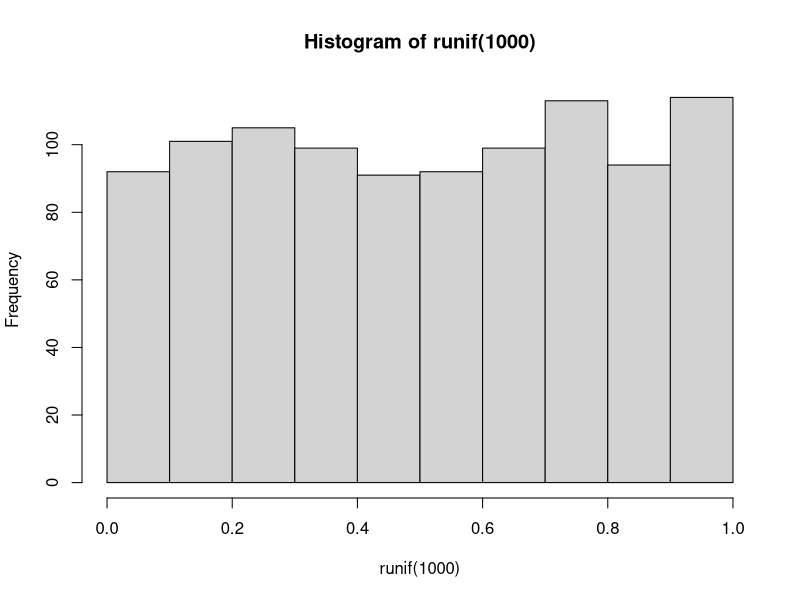
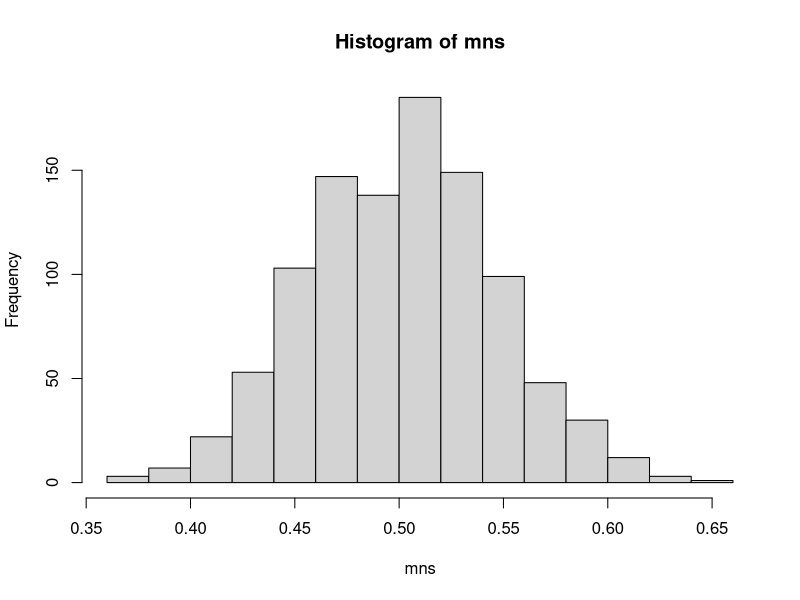

These charts were generated, in order, by the following R code:
## ---- chunk 1
knitr::opts_chunk$set(echo = TRUE)
## ---- chunk 2
hist(runif(1000))
## ---- chunk 3
mns = NULL
for (i in 1 : 1000) mns = c(mns, mean(runif(40)))
hist(mns)
